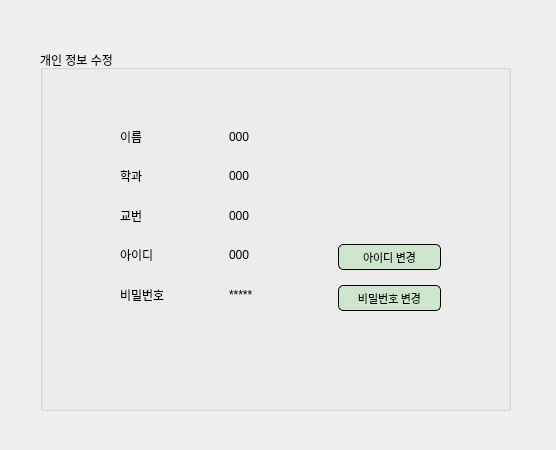
<?xml version="1.0" encoding="UTF-8"?>
<ui version="4.0">
 <class>Form</class>
 <widget class="QWidget" name="Form">
  <property name="windowModality">
   <enum>Qt::ApplicationModal</enum>
  </property>
  <property name="geometry">
   <rect>
    <x>0</x>
    <y>0</y>
    <width>556</width>
    <height>450</height>
   </rect>
  </property>
  <property name="windowTitle">
   <string>Form</string>
  </property>
  <widget class="QGroupBox" name="groupBox">
   <property name="geometry">
    <rect>
     <x>40</x>
     <y>50</y>
     <width>471</width>
     <height>361</height>
    </rect>
   </property>
   <property name="title">
    <string>개인 정보 수정</string>
   </property>
   <widget class="QWidget" name="layoutWidget">
    <property name="geometry">
     <rect>
      <x>80</x>
      <y>70</y>
      <width>321</width>
      <height>191</height>
     </rect>
    </property>
    <layout class="QHBoxLayout" name="horizontalLayout">
     <item>
      <layout class="QVBoxLayout" name="verticalLayout">
       <item>
        <widget class="QLabel" name="label_3">
         <property name="text">
          <string>이름</string>
         </property>
        </widget>
       </item>
       <item>
        <widget class="QLabel" name="label_2">
         <property name="text">
          <string>학과</string>
         </property>
        </widget>
       </item>
       <item>
        <widget class="QLabel" name="label_4">
         <property name="text">
          <string>교번</string>
         </property>
        </widget>
       </item>
       <item>
        <widget class="QLabel" name="label_5">
         <property name="text">
          <string>아이디</string>
         </property>
        </widget>
       </item>
       <item>
        <widget class="QLabel" name="label">
         <property name="text">
          <string>비밀번호</string>
         </property>
        </widget>
       </item>
      </layout>
     </item>
     <item>
      <layout class="QVBoxLayout" name="verticalLayout_2">
       <item>
        <widget class="QLabel" name="nameValueLabel">
         <property name="text">
          <string>000</string>
         </property>
        </widget>
       </item>
       <item>
        <widget class="QLabel" name="majorValueLabel">
         <property name="text">
          <string>000</string>
         </property>
        </widget>
       </item>
       <item>
        <widget class="QLabel" name="professorNumberValueLabel">
         <property name="text">
          <string>000</string>
         </property>
        </widget>
       </item>
       <item>
        <widget class="QLabel" name="idValueLabel">
         <property name="text">
          <string>000</string>
         </property>
        </widget>
       </item>
       <item>
        <widget class="QLabel" name="passwordValueLabel">
         <property name="text">
          <string>*****</string>
         </property>
        </widget>
       </item>
      </layout>
     </item>
     <item>
      <layout class="QVBoxLayout" name="verticalLayout_3">
       <property name="spacing">
        <number>15</number>
       </property>
       <item>
        <widget class="QLabel" name="label_7">
         <property name="text">
          <string/>
         </property>
        </widget>
       </item>
       <item>
        <widget class="QLabel" name="label_6">
         <property name="text">
          <string/>
         </property>
        </widget>
       </item>
       <item>
        <widget class="QLabel" name="label_8">
         <property name="text">
          <string/>
         </property>
        </widget>
       </item>
       <item>
        <widget class="QPushButton" name="pushButton_2">
         <property name="sizePolicy">
          <sizepolicy hsizetype="Preferred" vsizetype="Preferred">
           <horstretch>0</horstretch>
           <verstretch>0</verstretch>
          </sizepolicy>
         </property>
         <property name="font">
          <font>
           <family>돋움</family>
           <pointsize>8</pointsize>
          </font>
         </property>
         <property name="styleSheet">
          <string notr="true">background:rgb(206, 229, 206);
color:black;
border-color:(0, 0, 0);
border-style:solid;
border-width:1px;
border-radius:5px;</string>
         </property>
         <property name="text">
          <string>아이디 변경</string>
         </property>
        </widget>
       </item>
       <item>
        <widget class="QPushButton" name="pushButton_3">
         <property name="sizePolicy">
          <sizepolicy hsizetype="Preferred" vsizetype="Preferred">
           <horstretch>0</horstretch>
           <verstretch>0</verstretch>
          </sizepolicy>
         </property>
         <property name="font">
          <font>
           <family>돋움</family>
           <pointsize>8</pointsize>
          </font>
         </property>
         <property name="styleSheet">
          <string notr="true">background:rgb(206, 229, 206);
color:black;
border-color:(0, 0, 0);
border-style:solid;
border-width:1px;
border-radius:5px;</string>
         </property>
         <property name="text">
          <string>비밀번호 변경</string>
         </property>
        </widget>
       </item>
      </layout>
     </item>
    </layout>
   </widget>
  </widget>
 </widget>
 <resources/>
 <connections/>
</ui>
